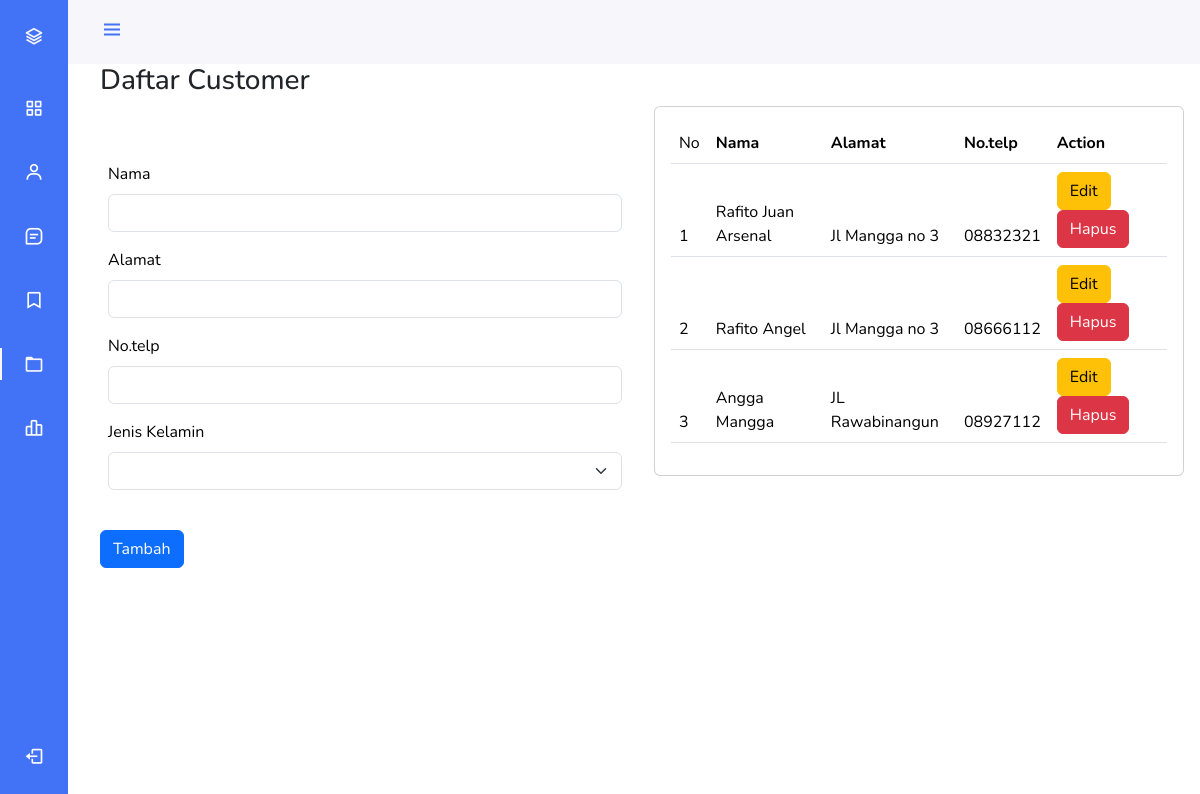
The page /member.php on the database its author committed.
### tables this page shows
CREATE TABLE `member` (
  `id_member` int(5) NOT NULL,
  `nama` varchar(100) NOT NULL,
  `alamat` text NOT NULL,
  `jenis_kelamin` enum('Laki-laki','Perempuan') NOT NULL,
  `telp` varchar(13) NOT NULL
);

### member.php (the view, shortened to what this page needs)
<?php
require 'function.php';
$member = mysqli_query($conn,"SELECT * FROM member");
?>
<!DOCTYPE html>
<html lang="en">
<head>
    <link rel="stylesheet" href="asset/css/bootstrap.min.css">
    <link rel="stylesheet" href="https://cdnjs.cloudflare.com/ajax/libs/jquery/3.2.1/jquery.min.js">
    <link rel="stylesheet" href="https://cdn.jsdelivr.net/npm/boxicons@latest/css/boxicons.min.css">
</head>
<body>
    <?php include 'component/sidebar.php'?>
    <h3>Daftar Customer</h3>
    <div class="row">
        <div class="col-6 addUser mt-5">
            <form action="" method="post">
                <table class="table table-borderless">
                    <tr>
                        <td>
                            <label for="" class="form-label">Nama</label>
                            <input type="text" class="form-control" name="nama">
                        </td>
                    </tr>
                    <tr>
                        <td>
                            <label for="" class="form-label">Alamat</label>
                            <input type="text" class="form-control" name="alamat">
                        </td>
                    <tr>
                        <td>
                            <label for="" class="form-label">No.telp</label>
                            <input type="number" class="form-control" name="telp">
                        </td>
                    </tr>
                    <tr>
                        <td>
                            <label for="" class="form-label">Jenis Kelamin</label>
                            <select name="jenis_kelamin" class="form-select" id="">
                                <option value="" disbled></option>
                                <option value="Laki-laki">Laki-laki</option>
                            </select>
                        </td>
                    </tr>
                </table>
                <button type="submit" class="btn btn-primary mt-3" name="tambah">Tambah</button>
            </form>
        </div>
        <div class="col-6 dataOutlet">
            <div class="card text-start">
              <div class="card-body">
                <table class="table">
                    <thead>
                        <tr>
                            <td>No</td>
                            <th>Nama</th>
                            <th>Alamat</th>
                            <th>No.telp</th>
                            <th>Action</th>
                        </tr>
                    </thead>
                    <thead>
                        <?php $i = 1;?>
                        <?php foreach($member as $m):?>
                        <tr>
                            <td><?= $i++ ?></td>
                            <td><?= $m['nama']?></td>
                            <td><?= $m['alamat']?></td>
                            <td><?= $m['telp']?></td>
                            <td>
                                <a href="editmember.php?id_member=<?=$m['id_member']?>" class="btn btn-warning">Edit</a>
                                <a href="deletemember.php?id_member=<?=$m['id_member']?>" class="btn btn-danger" onclick = "return confirm('Yakin ingin menghapus data?')">Hapus</a>
                            </td>
                        </tr>
                        <?php endforeach;?>
                    </thead>
                </table>
              </div>
            </div>
        </div>
    </div>
</body>
</html>

### component/sidebar.php (style rules this page uses)
:root { --header-height: 3rem;--nav-width: 68px;--first-color: #4272f5;--first-color-light: white;--white-color: #F7F6FB;--body-font: 'Nunito', sans-serif;--normal-font-size: 1rem;--z-fixed: 100 }
*,::before,::after { box-sizing: border-box }
body { position: relative;margin: var(--header-height) 0 0 0;padding: 0 1rem;font-family: var(--body-font);font-size: var(--normal-font-size);transition: .5s }
a { text-decoration: none }
@media screen and (min-width: 768px) { body { margin: calc(var(--header-height) + 1rem) 0 0 0;padding-left: calc(var(--nav-width) + 2rem) } }

### rows shown on the page
member: nama "Rafito Juan Arsenal", alamat "Jl Mangga no 3", telp "08832321"
member: nama "Rafito Angel", alamat "Jl Mangga no 3", telp "08666112"
member: nama "Angga Mangga", alamat "JL Rawabinangun", telp "08927112"
